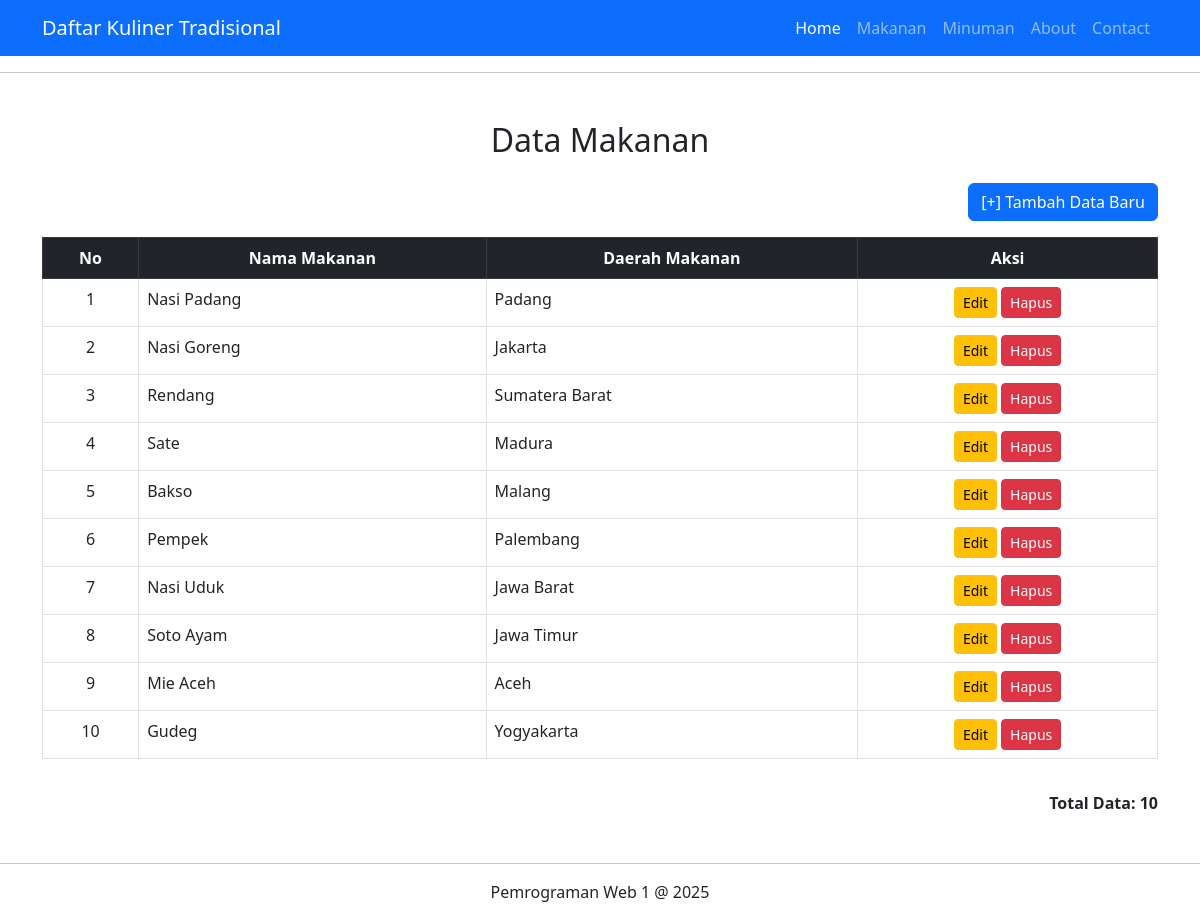
/?page=makanan, run on the app's committed database.
### tables this page shows
CREATE TABLE `tbl_makanan` (
  `id_makanan` int(2) NOT NULL,
  `nama_makanan` varchar(100) NOT NULL,
  `daerah_makanan` varchar(100) NOT NULL,
  `foto_makanan` blob DEFAULT NULL,
  `Keterangan` varchar(255) DEFAULT NULL
);

### views/makananView.php (the view, shortened to what this page needs)
<!DOCTYPE html>
<html lang="en">
<head>
    <link href="https://cdn.jsdelivr.net/npm/bootstrap@5.3.0-alpha1/dist/css/bootstrap.min.css" rel="stylesheet">
</head>
<body>
    <div class="container mt-5">
        <h2 class="text-center mb-4">Data Makanan</h2>
        <div class="d-flex justify-content-end mb-3">
            <a href="?page=makananAdd" class="btn btn-primary">[+] Tambah Data Baru</a>
        </div>
        <div class="table-responsive">
            <table class="table table-bordered table-hover">
                <thead class="table-dark">
                    <tr class="text-center">
                        <th>No</th>
                        <th>Nama Makanan</th>
                        <th>Daerah Makanan</th>
                        <th>Aksi</th>
                    </tr>
                </thead>
                <tbody>
                    <?php
                    include "includes/config.php";
                    $query = "SELECT * FROM tbl_makanan ORDER BY id_makanan ASC";
                    $sql = mysqli_query($conn, $query);
                    $nomor = 1;
                    while ($data = mysqli_fetch_array($sql)) { ?>
                        <tr>
                            <td class="text-center"><?= $nomor++; ?></td>
                            <td><?= $data["nama_makanan"] ?></td>
                            <td><?= $data["daerah_makanan"] ?></td>
                            <td class="text-center">
                                <a href="?page=makananUpdate&id=<?= $data['id_makanan']; ?>" class="btn btn-sm btn-warning">Edit</a>
                                <a href="?page=makananDelete&id=<?= $data['id_makanan']; ?>"
                                class="btn btn-sm btn-danger"
                                onclick="return confirm('Yakin ingin menghapus data ini ?');">
                                    Hapus
                                </a>
                            </td>
                        </tr>
                    <?php } ?>
                </tbody>
            </table>
        </div>
        <div class="text-end mt-3">
            <p class="fw-bold">Total Data: <?= mysqli_num_rows($sql) ?></p>
        </div>
    </div>
</body>
</html>

### index.php (shortened to what this page needs)
<!doctype html>
<html lang="en">
<head>
    <link href="assets/css/bootstrap.min.css" rel="stylesheet">
    <link href="assets/datatables/dataTables.dataTables.css" rel="stylesheet">
    <link rel="stylesheet" href="assets/dataTables/dataTables.bootstraps.js">
    <link rel="stylesheet" href="assets/js/main.js">
    <link rel="stylesheet" href="assets/css/style.css">
</head>
<body>
    <div style="text-align: center;">
        <?php require "includes/navbar.php" ?>
        <hr>
    </div>
    <div align="center">
        <?php require "includes/konten.php" ?>
    </div>
    <footer style="margin-top: 3em; text-align: center;">
        <hr>
        Pemrograman Web 1 @ <?= date("Y") ?>
    </footer>
</body>
</html>

### includes/navbar.php (shortened to what this page needs)
<nav class="navbar navbar-expand-lg navbar-dark bg-primary">
    <div class="container">
        <a class="navbar-brand" href="?page=home">Daftar Kuliner Tradisional</a>
        <div class="collapse navbar-collapse" id="navbarNav">
            <ul class="navbar-nav ms-auto">
                <li class="nav-item">
                    <a class="nav-link active" href="?page=home">Home</a>
                </li>
                <li class="nav-item">
                    <a class="nav-link" href="?page=makanan">Makanan</a>
                </li>
                <li class="nav-item">
                    <a class="nav-link" href="?page=minuman">Minuman</a>
                </li>
                <li class="nav-item">
                    <a class="nav-link" href="?page=about">About</a>
                </li>
                <li class="nav-item">
                    <a class="nav-link" href="?page=contact">Contact</a>
                </li>
            </ul>
        </div>
    </div>
</nav>

### includes/konten.php (shortened to what this page needs)
<?php if (isset($_GET['page'])) {
    $page = $_GET['page'];
    switch ($page) {
      case 'makanan':
        include "views/makananView.php";
        break;
    }
} else {
  include "views/home.php";
}

### assets/dataTables/dataTables.dataTables.css (style rules this page uses)
:root { --dt-row-selected: 13, 110, 253; --dt-row-selected-text: 255, 255, 255; --dt-row-selected-link: 9, 10, 11; --dt-row-stripe: 0, 0, 0; --dt-row-hover: 0, 0, 0; --dt-column-ordering: 0, 0, 0; --dt-html-background: white; }

### assets/css/style.css (style rules this page uses)
body { font-family: Arial, sans-serif; background-color: #f8f9fa; color: #333; }

### data on the page
tbl_makanan: nama_makanan "Nasi Padang", daerah_makanan "Padang"
tbl_makanan: nama_makanan "Nasi Goreng", daerah_makanan "Jakarta"
tbl_makanan: nama_makanan "Rendang", daerah_makanan "Sumatera Barat"
tbl_makanan: nama_makanan "Sate", daerah_makanan "Madura"
tbl_makanan: nama_makanan "Bakso", daerah_makanan "Malang"
tbl_makanan: nama_makanan "Pempek", daerah_makanan "Palembang"
tbl_makanan: nama_makanan "Nasi Uduk", daerah_makanan "Jawa Barat"
tbl_makanan: nama_makanan "Soto Ayam", daerah_makanan "Jawa Timur"
tbl_makanan: nama_makanan "Mie Aceh", daerah_makanan "Aceh"
tbl_makanan: nama_makanan "Gudeg", daerah_makanan "Yogyakarta"

### other printed values
mysqli_num_rows($sql) "10"
